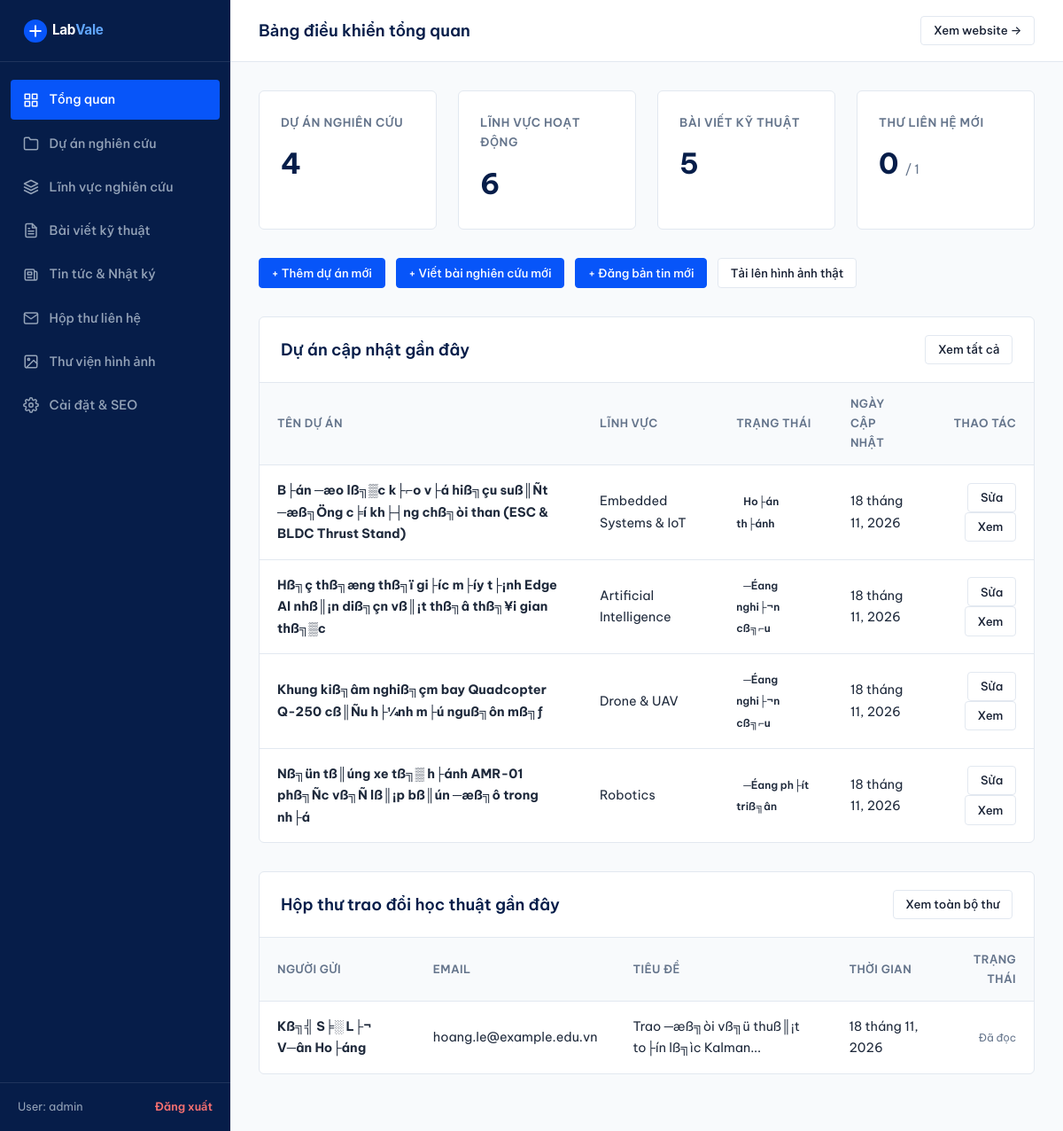
Page /admin (signed in) on the earlier database version.
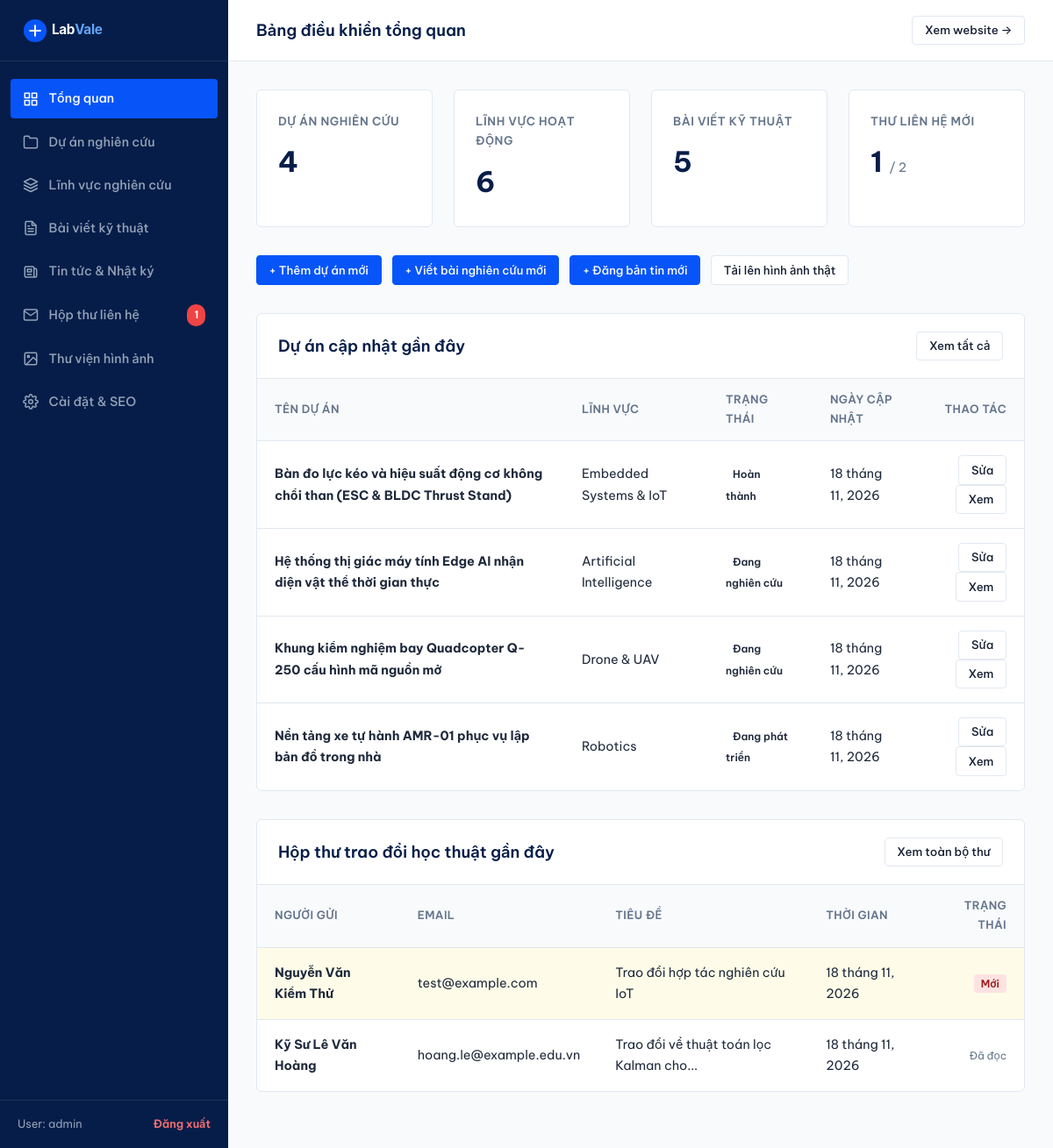
Same page on the later database version.
### tables this page shows
CREATE TABLE `projects` (
  `id` int(11) NOT NULL AUTO_INCREMENT,
  `area_id` int(11) DEFAULT NULL,
  `title` varchar(200) NOT NULL,
  `slug` varchar(200) NOT NULL,
  `status` enum('Ý tưởng','Đang nghiên cứu','Đang phát triển','Hoàn thành') DEFAULT 'Đang nghiên cứu',
  `summary` text NOT NULL,
  `content` longtext NOT NULL,
  `tech_stack` varchar(255) NOT NULL,
  `image` varchar(255) NOT NULL,
  `image_caption` varchar(255) DEFAULT NULL,
  `github_url` varchar(255) DEFAULT NULL,
  `demo_url` varchar(255) DEFAULT NULL,
  `is_featured` tinyint(1) DEFAULT 0,
  `sort_order` int(11) DEFAULT 0,
  `created_at` datetime DEFAULT current_timestamp(),
  `updated_at` datetime DEFAULT current_timestamp() ON UPDATE current_timestamp(),
  PRIMARY KEY (`id`),
  UNIQUE KEY `slug` (`slug`),
  KEY `area_id` (`area_id`),
  CONSTRAINT `fk_projects_area` FOREIGN KEY (`area_id`) REFERENCES `research_areas` (`id`) ON DELETE SET NULL
);

CREATE TABLE `research_areas` (
  `id` int(11) NOT NULL AUTO_INCREMENT,
  `slug` varchar(100) NOT NULL,
  `name` varchar(150) NOT NULL,
  `subtitle` varchar(255) NOT NULL,
  `icon_svg` text NOT NULL,
  `short_desc` text NOT NULL,
  `full_content` longtext NOT NULL,
  `image` varchar(255) NOT NULL,
  `sort_order` int(11) DEFAULT 0,
  `is_active` tinyint(1) DEFAULT 1,
  `created_at` datetime DEFAULT current_timestamp(),
  PRIMARY KEY (`id`),
  UNIQUE KEY `slug` (`slug`)
);

CREATE TABLE `contacts` (
  `id` int(11) NOT NULL AUTO_INCREMENT,
  `name` varchar(100) NOT NULL,
  `email` varchar(150) NOT NULL,
  `organization` varchar(150) DEFAULT NULL,
  `subject` varchar(200) NOT NULL,
  `message` text NOT NULL,
  `is_read` tinyint(1) DEFAULT 0,
  `ip_address` varchar(45) DEFAULT NULL,
  `created_at` datetime DEFAULT current_timestamp(),
  PRIMARY KEY (`id`)
);

### includes/helpers.php (called while the page is built, shortened)
<?php
function url(string $path = ''): string {
    $cleanPath = '/' . ltrim($path, '/');
    if ($cleanPath === '/') {
        return BASE_PATH === '' ? '/' : BASE_PATH . '/';
    }
    return BASE_PATH . $cleanPath;
}
function asset(string $path = ''): string {
    $cleanPath = ltrim($path, '/');
    $fullUrl = url('assets/' . $cleanPath);
    $realPath = __DIR__ . '/../assets/' . $cleanPath;
    if (file_exists($realPath)) {
        return $fullUrl . '?v=' . filemtime($realPath);
    }
    return $fullUrl;
}
function e(?string $str): string {
    return htmlspecialchars($str ?? '', ENT_QUOTES, 'UTF-8');
}
function format_date(?string $dateStr): string {
    $timestamp = strtotime($dateStr);
    $months = [
        1 => 'tháng 1', 2 => 'tháng 2', 3 => 'tháng 3', 4 => 'tháng 4',
        5 => 'tháng 5', 6 => 'tháng 6', 7 => 'tháng 7', 8 => 'tháng 8',
        9 => 'tháng 9', 10 => 'tháng 10', 11 => 'tháng 11', 12 => 'tháng 12'
    ];
    $day = date('j', $timestamp);
    $monthNum = (int)date('n', $timestamp);
    $year = date('Y', $timestamp);
    return sprintf('%d %s, %d', $day, $months[$monthNum] ?? "tháng $monthNum", $year);
}
function truncate_text(string $text, int $limit = 140, string $end = '...'): string {
    $plain = strip_tags($text);
    if (mb_strlen($plain, 'UTF-8') <= $limit) {
        return $plain;
    }
    $truncated = mb_substr($plain, 0, $limit, 'UTF-8');
    $lastSpace = mb_strrpos($truncated, ' ', 0, 'UTF-8');
    if ($lastSpace !== false) {
        $truncated = mb_substr($truncated, 0, $lastSpace, 'UTF-8');
    }
    return $truncated . $end;
}

### includes/auth.php (called while the page is built, shortened)
<?php
require_once __DIR__ . '/helpers.php';
class Auth {
    public static function user(): ?array {
        return $_SESSION['admin_user'] ?? null;
    }
}

### admin/dashboard.php (the view, shortened to what the changed rows need)
<?php
$adminTitle = 'Bảng điều khiển tổng quan';
$adminNav = 'dashboard';
require_once __DIR__ . '/views/header.php';
$db = Database::getConnection();
$countProjects = (int)$db->query("SELECT COUNT(*) FROM `projects`")->fetchColumn();
$countAreas = (int)$db->query("SELECT COUNT(*) FROM `research_areas`")->fetchColumn();
$countArticles = (int)$db->query("SELECT COUNT(*) FROM `articles`")->fetchColumn();
$countContacts = (int)$db->query("SELECT COUNT(*) FROM `contacts`")->fetchColumn();
$recentProjects = $db->query("
    SELECT p.*, a.name AS area_name
    FROM `projects` p
    LEFT JOIN `research_areas` a ON p.area_id = a.id
    ORDER BY p.id DESC
    LIMIT 5
")->fetchAll();
$recentContacts = $db->query("
    SELECT * FROM `contacts`
    ORDER BY `id` DESC
    LIMIT 5
")->fetchAll();
?>
<div class="admin-stats-grid">
    <div class="admin-stat-card">
        <div class="admin-stat-label">Dự án nghiên cứu</div>
        <div class="admin-stat-value"><?= $countProjects ?></div>
    </div>
    <div class="admin-stat-card">
        <div class="admin-stat-label">Lĩnh vực hoạt động</div>
        <div class="admin-stat-value"><?= $countAreas ?></div>
    </div>
    <div class="admin-stat-card">
        <div class="admin-stat-label">Bài viết kỹ thuật</div>
        <div class="admin-stat-value"><?= $countArticles ?></div>
    </div>
    <div class="admin-stat-card">
        <div class="admin-stat-label">Thư liên hệ mới</div>
        <div class="admin-stat-value"><?= $unreadContacts ?> <span style="font-size: 0.9rem; font-weight: 400; color: var(--admin-muted);">/ <?= $countContacts ?></span></div>
    </div>
</div>
<div style="margin-bottom: 2rem; display: flex; gap: 0.75rem; flex-wrap: wrap;">
    <a href="<?= url('/admin/projects?action=create') ?>" class="btn btn-primary btn-sm">
        + Thêm dự án mới
    </a>
    <a href="<?= url('/admin/articles?action=create') ?>" class="btn btn-primary btn-sm">
        + Viết bài nghiên cứu mới
    </a>
    <a href="<?= url('/admin/news?action=create') ?>" class="btn btn-primary btn-sm">
        + Đăng bản tin mới
    </a>
    <a href="<?= url('/admin/media') ?>" class="btn btn-secondary btn-sm">
        Tải lên hình ảnh thật
    </a>
</div>
<div class="admin-card">
    <div class="admin-card-header">
        <div class="admin-card-title">Dự án cập nhật gần đây</div>
        <a href="<?= url('/admin/projects') ?>" class="btn btn-secondary btn-sm">Xem tất cả</a>
    </div>
    <div style="overflow-x: auto;">
        <table class="admin-table">
            <thead>
                <tr>
                    <th>Tên dự án</th>
                    <th>Lĩnh vực</th>
                    <th>Trạng thái</th>
                    <th>Ngày cập nhật</th>
                    <th style="text-align: right;">Thao tác</th>
                </tr>
            </thead>
            <tbody>
                <?php if (!empty($recentProjects)): ?>
                    <?php foreach ($recentProjects as $p): ?>
                        <tr>
                            <td>
                                <strong><?= e($p['title']) ?></strong>
                            </td>
                            <td><?= e($p['area_name'] ?? 'Chưa phân loại') ?></td>
                            <td>
                                <span class="project-status-tag" style="position: static; font-size: 0.75rem; padding: 0.2rem 0.5rem; border-radius: 4px;">
                                    <?= e($p['status']) ?>
                                </span>
                            </td>
                            <td><?= format_date($p['updated_at'] ?? $p['created_at']) ?></td>
                            <td style="text-align: right;">
                                <a href="<?= url('/admin/projects?action=edit&id=' . $p['id']) ?>" class="btn btn-secondary btn-sm">
                                    Sửa
                                </a>
                                <a href="<?= url('/projects/' . $p['slug']) ?>" target="_blank" class="btn btn-secondary btn-sm">
                                    Xem
                                </a>
                            </td>
                        </tr>
                    <?php endforeach; ?>
                <?php else: ?>
                    <tr>
                        <td colspan="5" style="text-align: center; color: var(--admin-muted);">Chưa có dự án nào.</td>
                    </tr>
                <?php endif; ?>
            </tbody>
        </table>
    </div>
</div>
<div class="admin-card">
    <div class="admin-card-header">
        <div class="admin-card-title">Hộp thư trao đổi học thuật gần đây</div>
        <a href="<?= url('/admin/contacts') ?>" class="btn btn-secondary btn-sm">Xem toàn bộ thư</a>
    </div>
    <div style="overflow-x: auto;">
        <table class="admin-table">
            <thead>
                <tr>
                    <th>Người gửi</th>
                    <th>Email</th>
                    <th>Tiêu đề</th>
                    <th>Thời gian</th>
                    <th style="text-align: right;">Trạng thái</th>
                </tr>
            </thead>
            <tbody>
                <?php if (!empty($recentContacts)): ?>
                    <?php foreach ($recentContacts as $c): ?>
                        <tr style="<?= $c['is_read'] == 0 ? 'background-color: #FEFCE8;' : '' ?>">
                            <td><strong><?= e($c['name']) ?></strong></td>
                            <td><?= e($c['email']) ?></td>
                            <td><?= e(truncate_text($c['subject'], 45)) ?></td>
                            <td><?= format_date($c['created_at']) ?></td>
                            <td style="text-align: right;">
                                <?php if ($c['is_read'] == 0): ?>
                                    <span style="font-size: 0.75rem; background-color: #FEE2E2; color: #991B1B; padding: 0.2rem 0.5rem; border-radius: 4px; font-weight: 600;">Mới</span>
                                <?php else: ?>
                                    <span style="font-size: 0.75rem; color: #64748B;">Đã đọc</span>
                                <?php endif; ?>
                            </td>
                        </tr>
                    <?php endforeach; ?>
                <?php else: ?>
                    <tr>
                        <td colspan="5" style="text-align: center; color: var(--admin-muted);">Chưa có tin nhắn nào.</td>
                    </tr>
                <?php endif; ?>
            </tbody>
        </table>
    </div>
</div>
<?php require_once __DIR__ . '/views/footer.php'; ?>

### admin/views/header.php (shortened to what the changed rows need)
<?php
require_once __DIR__ . '/../../includes/auth.php';
$adminTitle = $adminTitle ?? 'Quản trị LabVale';
$adminNav = $adminNav ?? 'dashboard';
$currentUser = Auth::user();
$db = Database::getConnection();
$unreadContacts = (int)$db->query("SELECT COUNT(*) FROM `contacts` WHERE `is_read` = 0")->fetchColumn();
?>
<!DOCTYPE html>
<html lang="vi">
<head>
    <link rel="stylesheet" href="<?= asset('css/style.css') ?>">
    <link rel="stylesheet" href="<?= asset('css/admin.css') ?>">
</head>
<body class="admin-body">
    <aside class="admin-sidebar">
        <div class="admin-sidebar-header">
            <a href="<?= url('/admin') ?>" style="display: flex; align-items: center; gap: 0.5rem; text-decoration: none;">
                <img src="<?= asset('images/logo-white.svg') ?>" alt="LabVale" style="height: 32px;">
            </a>
        </div>
        <nav class="admin-nav">
            <a href="<?= url('/admin') ?>" class="admin-nav-link <?= $adminNav === 'dashboard' ? 'active' : '' ?>">
                <svg width="18" height="18" viewBox="0 0 24 24" fill="none" stroke="currentColor" stroke-width="2" stroke-linecap="round" stroke-linejoin="round"><rect x="3" y="3" width="7" height="7"/><rect x="14" y="3" width="7" height="7"/><rect x="14" y="14" width="7" height="7"/><rect x="3" y="14" width="7" height="7"/></svg>
                <span>Tổng quan</span>
            </a>
            <a href="<?= url('/admin/projects') ?>" class="admin-nav-link <?= $adminNav === 'projects' ? 'active' : '' ?>">
                <svg width="18" height="18" viewBox="0 0 24 24" fill="none" stroke="currentColor" stroke-width="2" stroke-linecap="round" stroke-linejoin="round"><path d="M22 19a2 2 0 0 1-2 2H4a2 2 0 0 1-2-2V5a2 2 0 0 1 2-2h5l2 3h9a2 2 0 0 1 2 2z"/></svg>
                <span>Dự án nghiên cứu</span>
            </a>
            <a href="<?= url('/admin/research-areas') ?>" class="admin-nav-link <?= $adminNav === 'research-areas' ? 'active' : '' ?>">
                <svg width="18" height="18" viewBox="0 0 24 24" fill="none" stroke="currentColor" stroke-width="2" stroke-linecap="round" stroke-linejoin="round"><polygon points="12 2 2 7 12 12 22 7 12 2"/><polyline points="2 17 12 22 22 17"/><polyline points="2 12 12 17 22 12"/></svg>
                <span>Lĩnh vực nghiên cứu</span>
            </a>
            <a href="<?= url('/admin/articles') ?>" class="admin-nav-link <?= $adminNav === 'articles' ? 'active' : '' ?>">
                <span>Bài viết kỹ thuật</span>
            </a>
            <a href="<?= url('/admin/news') ?>" class="admin-nav-link <?= $adminNav === 'news' ? 'active' : '' ?>">
                <svg width="18" height="18" viewBox="0 0 24 24" fill="none" stroke="currentColor" stroke-width="2" stroke-linecap="round" stroke-linejoin="round"><path d="M19 20H5a2 2 0 0 1-2-2V6a2 2 0 0 1 2-2h10a2 2 0 0 1 2 2v1m2 13a2 2 0 0 1-2-2V7m2 13a2 2 0 0 0 2-2V9a2 2 0 0 0-2-2h-2m-4-3H9M7 16h6M7 8h6v4H7V8z"/></svg>
                <span>Tin tức &amp; Nhật ký</span>
            </a>
            <a href="<?= url('/admin/contacts') ?>" class="admin-nav-link <?= $adminNav === 'contacts' ? 'active' : '' ?>">
                <svg width="18" height="18" viewBox="0 0 24 24" fill="none" stroke="currentColor" stroke-width="2" stroke-linecap="round" stroke-linejoin="round"><path d="M4 4h16c1.1 0 2 .9 2 2v12c0 1.1-.9 2-2 2H4c-1.1 0-2-.9-2-2V6c0-1.1.9-2 2-2z"/><polyline points="22,6 12,13 2,6"/></svg>
                <span>Hộp thư liên hệ</span>
                <?php if ($unreadContacts > 0): ?>
                    <span class="admin-badge"><?= $unreadContacts ?></span>
                <?php endif; ?>
            </a>
            <a href="<?= url('/admin/media') ?>" class="admin-nav-link <?= $adminNav === 'media' ? 'active' : '' ?>">
                <svg width="18" height="18" viewBox="0 0 24 24" fill="none" stroke="currentColor" stroke-width="2" stroke-linecap="round" stroke-linejoin="round"><rect x="3" y="3" width="18" height="18" rx="2" ry="2"/><circle cx="8.5" cy="8.5" r="1.5"/><polyline points="21 15 16 10 5 21"/></svg>
                <span>Thư viện hình ảnh</span>
            </a>
            <a href="<?= url('/admin/settings') ?>" class="admin-nav-link <?= $adminNav === 'settings' ? 'active' : '' ?>">
                <span>Cài đặt &amp; SEO</span>
            </a>
        </nav>
        <div class="admin-sidebar-footer">
            <span style="font-size: 0.8rem; color: #94A3B8;">User: <?= e($currentUser['username'] ?? 'admin') ?></span>
            <a href="<?= url('/admin/logout') ?>" style="color: #F87171; text-decoration: none; font-size: 0.8rem; font-weight: 600;">
                Đăng xuất
            </a>
        </div>
    </aside>
    <div class="admin-main">
        <header class="admin-topbar">
            <div style="font-weight: 600; font-size: 1.15rem; color: var(--admin-navy);">
                <?= e($adminTitle) ?>
            </div>
            <div style="display: flex; align-items: center; gap: 1rem;">
                <a href="<?= url('/') ?>" target="_blank" class="btn btn-secondary btn-sm">
                    Xem website &rarr;
                </a>
            </div>
        </header>
        <div class="admin-content">

Differences in the rows shown:
changed projects "Embedded Systems & IoT": title "B├án ─æo lß╗▒c k├⌐o v├á hiß╗çu suß║Ñt ─æß╗Öng c╞í kh├┤ng chß╗òi than (ESC & BLDC Thrust Stand)" → "Bàn đo lực kéo và hiệu suất động cơ không chổi than (ESC & BLDC Thrust Stand)"; status "Ho├án th├ánh" → "Hoàn thành"
changed projects "Artificial Intelligence": title "Hß╗ç thß╗æng thß╗ï gi├íc m├íy t├¡nh Edge AI nhß║¡n diß╗çn vß║¡t thß╗â thß╗¥i gian thß╗▒c" → "Hệ thống thị giác máy tính Edge AI nhận diện vật thể thời gian thực"; status "─Éang nghi├¬n cß╗⌐u" → "Đang nghiên cứu"
changed projects "Drone & UAV": title "Khung kiß╗âm nghiß╗çm bay Quadcopter Q-250 cß║Ñu h├¼nh m├ú nguß╗ôn mß╗ƒ" → "Khung kiểm nghiệm bay Quadcopter Q-250 cấu hình mã nguồn mở"; status "─Éang nghi├¬n cß╗⌐u" → "Đang nghiên cứu"
changed projects "Robotics": title "Nß╗ün tß║úng xe tß╗▒ h├ánh AMR-01 phß╗Ñc vß╗Ñ lß║¡p bß║ún ─æß╗ô trong nh├á" → "Nền tảng xe tự hành AMR-01 phục vụ lập bản đồ trong nhà"; status "─Éang ph├ít triß╗ân" → "Đang phát triển"
added contacts: name "Nguyễn Văn Kiểm Thử", email "test@example.com", subject "Trao đổi hợp tác nghiên cứu IoT", created_at "18 tháng 11, 2026", is_read "Mới"
changed contacts "hoang.le@example.edu.vn": name "Kß╗╣ S╞░ L├¬ V─ân Ho├áng" → "Kỹ Sư Lê Văn Hoàng"; subject "Trao ─æß╗òi vß╗ü thuß║¡t to├ín lß╗ìc Kalman..." → "Trao đổi về thuật toán lọc Kalman cho..."
Other differences:
$unreadContacts: (not shown) → "1"
$unreadContacts: "0" → "1"
$countContacts: "1" → "2"
